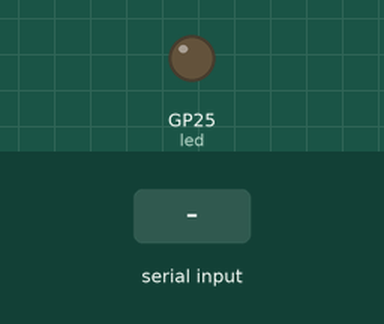
Recording of a program running on a simulated Raspberry Pi Pico running MicroPython. Parts: output pins drawn as LEDs (lit = HIGH). The inputs (shaded band) are chosen by the test bench.

Above: at 1.2 s.
1.3 s: "1" received over the second serial link
At 2.4 s:
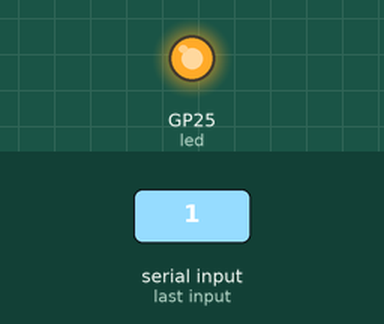
2.8 s: "0" received over the second serial link
At 3.6 s:
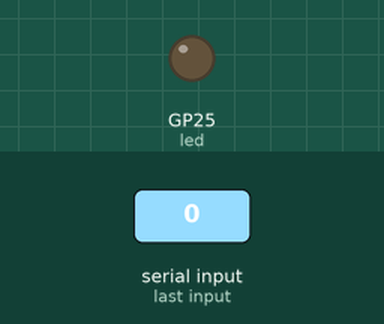
4.3 s: "2" received over the second serial link
At 4.7 s:
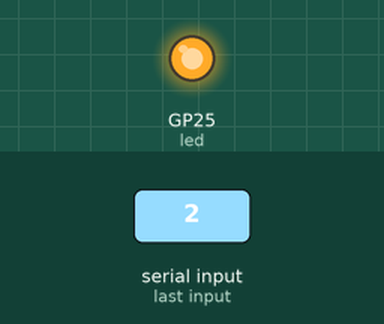
Timing chart, 0 to 7.3 s (numbered marks = the images above; inputs shaded):
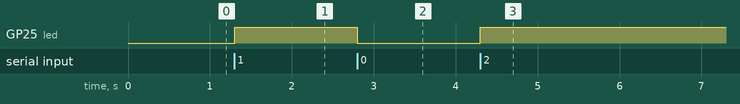

The program:

midiechtest.py
```python
from machine import Pin,UART
import time

#  standard mapping for the UART to MIDI is ..
#  UART 0 = Midi OUT (also mapped to the second MIDI Out)
#  UART 1 = Midi IN
#  There are two MIDI OUTs on the MIDIMUSO, One MIDI IN and one MIDI THRU
#  (The MIDI THRU replicates what comes in the MIDI in to the MIDI THRU)


uart1 = UART(0, baudrate=31250, tx=Pin(0), rx=Pin(1))
uart2 = UART(1, baudrate=31250, tx=Pin(4), rx=Pin(5))
uart1.init(bits=8, parity=None, stop=1)
led = Pin("LED", Pin.OUT)
while True:
    if uart1.any() > 0:
        data = uart1.read(1)
        uart1.write(data)
        uart2.write(data)
        led.toggle()
```

Measured:
- after the input at 1.3 s, GP25 (led): LOW → HIGH at once
- after the input at 2.8 s, GP25 (led): HIGH → LOW at once
- after the input at 4.3 s, GP25 (led): LOW → HIGH at once
